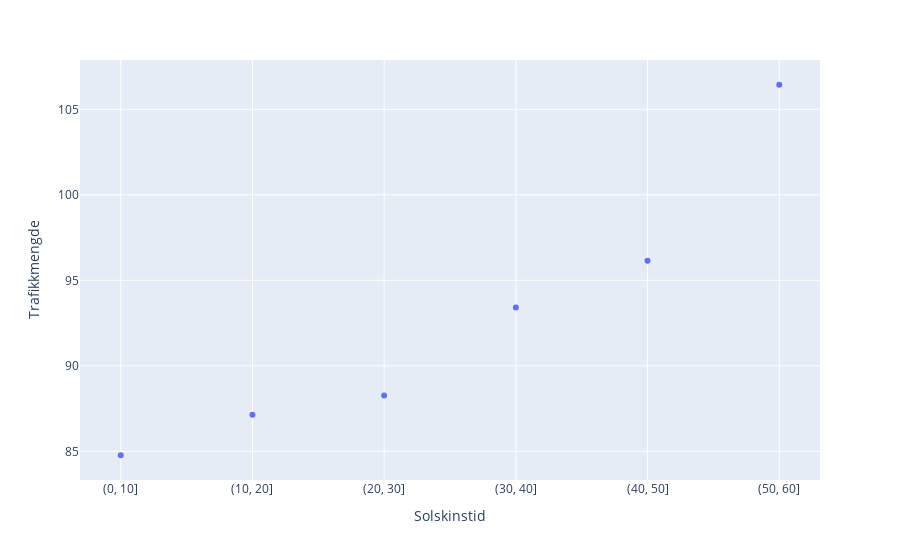

The notebook cell this image was saved under:
### Markdown cell above
Her ser vi at mye av syklingen er til og fra jobb og skole. 7-8 og 15-16, som alltid er rushtrafikken. Det er også naturligvis veldig få som sykler om natten. På kvelden og i arbeidstimene er det fortsatt en del sykler.

### Code cell
soltid = pd.DataFrame(pd.cut(test_kopi['Solskinstid'], bins = [0,10,20,30,40,50,60]))
soltid['Trafikkmengde'] = test_kopi['Trafikkmengde']
intervall_soltid = pd.DataFrame(soltid.groupby('Solskinstid').mean()).reset_index()
intervall_soltid['Solskinstid'] = intervall_soltid['Solskinstid'].astype(str);




px.scatter(intervall_soltid, x = "Solskinstid", y = "Trafikkmengde")

### Figure 1 — Plotly figure (JSON) as saved in the notebook; plotly's stock layout.template omitted (floating-point values rounded to 4 significant figures)
{"data": [{"hovertemplate": "Solskinstid=%{x}<br>Trafikkmengde=%{y}<extra></extra>", "legendgroup": "", "marker": {"color": "#636efa", "symbol": "circle"}, "mode": "markers", "name": "", "orientation": "v", "showlegend": false, "type": "scatter", "x": ["(0, 10]", "(10, 20]", "(20, 30]", "(30, 40]", "(40, 50]", "(50, 60]"], "xaxis": "x", "y": [84.77, 87.14, 88.26, 93.41, 96.15, 106.4], "yaxis": "y"}], "layout": {"legend": {"tracegroupgap": 0}, "margin": {"t": 60}, "xaxis": {"anchor": "y", "domain": [0, 1], "title": {"text": "Solskinstid"}}, "yaxis": {"anchor": "x", "domain": [0, 1], "title": {"text": "Trafikkmengde"}}}}
